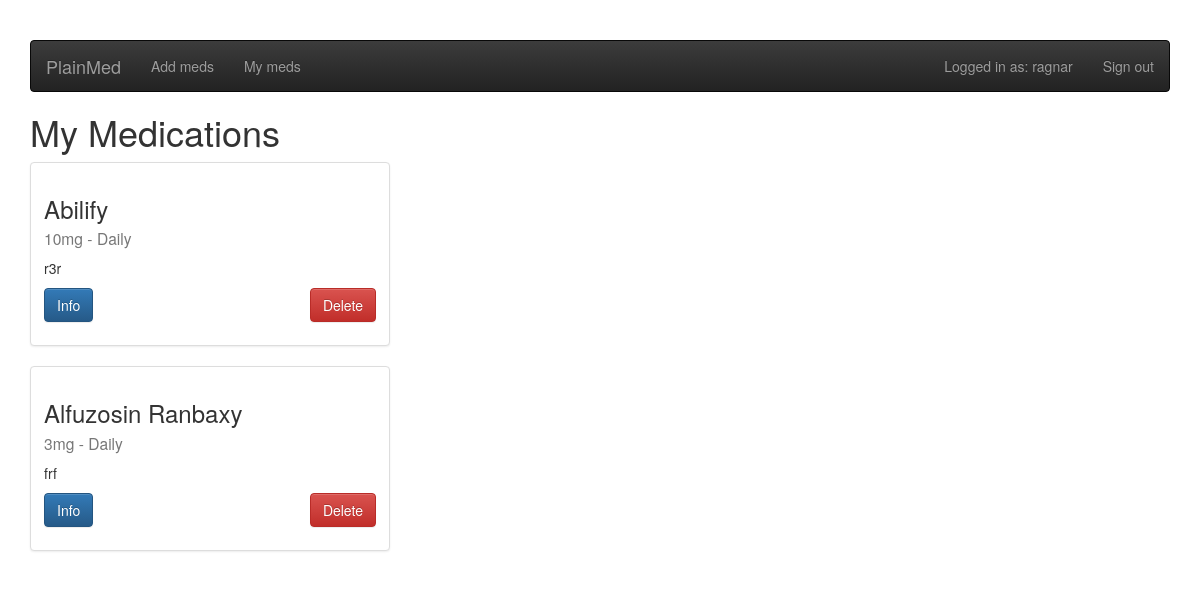
/medicine/mymeds (signed in), run on the app's committed database.
### app/mod_auth/models.py (models this page shows, shortened)
class User(db.Model, UserMixin):
    id = db.Column(db.Integer(), primary_key=True)
    username = db.Column(db.String(128), nullable=False, unique=True)
    password = db.Column(db.String(192), nullable=False)
    def is_authenticated(self):
        return True

### app/mod_medication/models.py (models this page shows, shortened)
class MedicineUser(db.Model):
    id = db.Column(db.Integer(), primary_key=True)
    user = db.Column(db.Integer(), db.ForeignKey('user.id', ondelete='CASCADE'))
    med = db.Column(db.Integer(), db.ForeignKey('medicine.id', ondelete='CASCADE'))
    amount = db.Column(db.Integer(), nullable=False)
    intake = db.Column(db.String(192), nullable=False)
    amount_type = db.Column(db.String(), nullable=True)
    notes = db.Column(db.String(192), nullable=True)

class Medicine(db.Model):
    id = db.Column(db.Integer(), primary_key=True)
    name = db.Column(db.String(), nullable=False)
    shortname = db.Column(db.String(), nullable=False, unique=True)

### app/mod_medication/controllers.py (the view)
@mod_medication.route('/mymeds')
@login_required
def mymeds():
    medications = db.session.query(MedicineUser, Medicine).join(Medicine)
    return render_template('mymedications.html', meds=medications)

### app/__init__.py (called while the page is built)
@login_manager.user_loader
def load_user(id):
    return User.query.get(id)

@app.before_request
def before_request():
    g.user = current_user

### app/mod_medication/templates/mymedications.html
{% extends "base.html" %}
{%- block container -%}
<h1>My Medications</h1>
<div class="row">
  <div class="col-sm-6 col-md-4">
{% for m in meds %}
    <div class="thumbnail">
      <div class="caption">
          <h3>{{m.Medicine.name}}<br><small>{{m.MedicineUser.amount }}{{ m.MedicineUser.amount_type}} - {{m.MedicineUser.intake}}</small></h3>
          <p>{{m.MedicineUser.notes}}</p>
          <p>
              <a href="http://www.lyfjabokin.is/Lyf/{{m.Medicine.shortname}}/" class="btn btn-primary" role="button" target="_blank">Info</a>
              <a href="{{ url_for('medication.deleteUsers', id=m.Medicine.id) }}" class="pull-right btn btn-danger" role="button">Delete</a>
          </p>
    </div>
    </div>
{% endfor %}</div>
    </div>
{% endblock %}

### app/templates/base.html (shortened to what this page needs)
<!DOCTYPE html>
<html>
	<head>
		<link rel="stylesheet" href="{{ url_for('static', filename='style.css') }}">
		<link rel="stylesheet" href="https://maxcdn.bootstrapcdn.com/bootstrap/3.3.4/css/bootstrap.min.css">
		<link rel="stylesheet" href="https://maxcdn.bootstrapcdn.com/bootstrap/3.3.4/css/bootstrap-theme.min.css">
	</head>
	<body>
		<div class="container">
            {% if g.user.is_authenticated() %}
                {% include "nav.html" %}
            {% endif %}
			{%- block container -%}
			{%- endblock -%}
		</div>
	</body>
</html>

### app/templates/nav.html
    <nav class="navbar navbar-inverse">
      <div class="container-fluid">
        <div class="navbar-header">
          <a class="navbar-brand" href="{{ url_for('index.index') }}">PlainMed</a>
        </div>
        <div>
          <ul class="nav navbar-nav">
              <li><a href="{{ url_for('medication.index') }}">Add meds</a></li>
              <li><a href="{{ url_for('medication.mymeds') }}">My meds</a></li>
          </ul>
          <ul class="nav navbar-nav navbar-right">
            {% if not g.user.is_authenticated() %}
              <li><a href="{{ url_for('auth.login') }}">Sign In</a></li>
              <li><a href="{{ url_for('auth.signup') }}">Sign Up</a></li>
            {% else %}
              <li><a>Logged in as: {{g.user.username}}</a></li>
              <li><a href="{{ url_for('auth.logout') }}">Sign out</a></li>
            {% endif %}
          </ul>
        </div>
      </div>
    </nav>

### app/static/style.css (style rules this page uses)
body { padding-top: 40px; padding-bottom: 40px; background-color: #eee; }

### data on the page
User: user.username "ragnar"
MedicineUser: Medicine.name "Abilify", MedicineUser.amount "10", MedicineUser.amount_type "mg", MedicineUser.intake "Daily", MedicineUser.notes "r3r"
MedicineUser: Medicine.name "Alfuzosin Ranbaxy", MedicineUser.amount "3", MedicineUser.amount_type "mg", MedicineUser.intake "Daily", MedicineUser.notes "frf"
